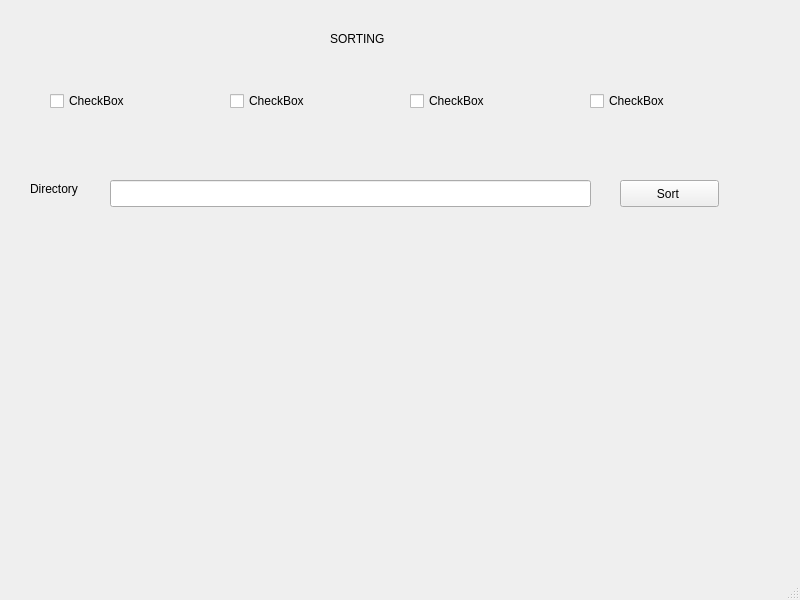
<?xml version="1.0" encoding="UTF-8"?>
<ui version="4.0">
 <class>MainWindow3</class>
 <widget class="QMainWindow" name="MainWindow3">
  <property name="geometry">
   <rect>
    <x>0</x>
    <y>0</y>
    <width>800</width>
    <height>600</height>
   </rect>
  </property>
  <property name="windowTitle">
   <string>MainWindow</string>
  </property>
  <widget class="QWidget" name="centralwidget">
   <widget class="QLabel" name="label">
    <property name="geometry">
     <rect>
      <x>330</x>
      <y>30</y>
      <width>67</width>
      <height>17</height>
     </rect>
    </property>
    <property name="text">
     <string>SORTING</string>
    </property>
   </widget>
   <widget class="QLabel" name="label_2">
    <property name="geometry">
     <rect>
      <x>30</x>
      <y>180</y>
      <width>67</width>
      <height>17</height>
     </rect>
    </property>
    <property name="text">
     <string>Directory</string>
    </property>
   </widget>
   <widget class="QLineEdit" name="lineEdit">
    <property name="geometry">
     <rect>
      <x>110</x>
      <y>180</y>
      <width>481</width>
      <height>27</height>
     </rect>
    </property>
   </widget>
   <widget class="QPushButton" name="pushButton">
    <property name="geometry">
     <rect>
      <x>620</x>
      <y>180</y>
      <width>99</width>
      <height>27</height>
     </rect>
    </property>
    <property name="text">
     <string>Sort </string>
    </property>
   </widget>
   <widget class="QCheckBox" name="checkBox">
    <property name="geometry">
     <rect>
      <x>50</x>
      <y>90</y>
      <width>97</width>
      <height>22</height>
     </rect>
    </property>
    <property name="text">
     <string>CheckBox</string>
    </property>
   </widget>
   <widget class="QCheckBox" name="checkBox_2">
    <property name="geometry">
     <rect>
      <x>230</x>
      <y>90</y>
      <width>97</width>
      <height>22</height>
     </rect>
    </property>
    <property name="text">
     <string>CheckBox</string>
    </property>
   </widget>
   <widget class="QCheckBox" name="checkBox_3">
    <property name="geometry">
     <rect>
      <x>410</x>
      <y>90</y>
      <width>97</width>
      <height>22</height>
     </rect>
    </property>
    <property name="text">
     <string>CheckBox</string>
    </property>
   </widget>
   <widget class="QCheckBox" name="checkBox_4">
    <property name="geometry">
     <rect>
      <x>590</x>
      <y>90</y>
      <width>97</width>
      <height>22</height>
     </rect>
    </property>
    <property name="text">
     <string>CheckBox</string>
    </property>
   </widget>
  </widget>
  <widget class="QMenuBar" name="menubar">
   <property name="geometry">
    <rect>
     <x>0</x>
     <y>0</y>
     <width>800</width>
     <height>25</height>
    </rect>
   </property>
  </widget>
  <widget class="QStatusBar" name="statusbar"/>
 </widget>
 <resources/>
 <connections/>
</ui>
